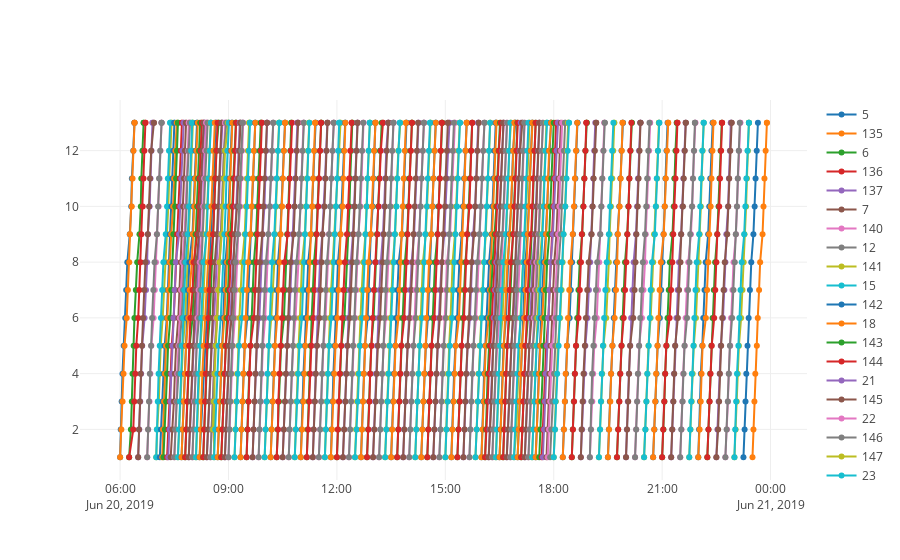

Notebook code cell kept with this figure:
### Code cell
data = []
for trips in full_service['trip_id'].unique():
    trip_ = full_service[full_service['trip_id'] == trips]
    trace = go.Scatter(
    x = trip_['arrival_time'].apply(lambda x: x.replace(tzinfo=None)),
    y = trip_['stop_sequence'],
    name = trips)
    data.append(trace)
fig = go.Figure(data)
iplot(fig)
